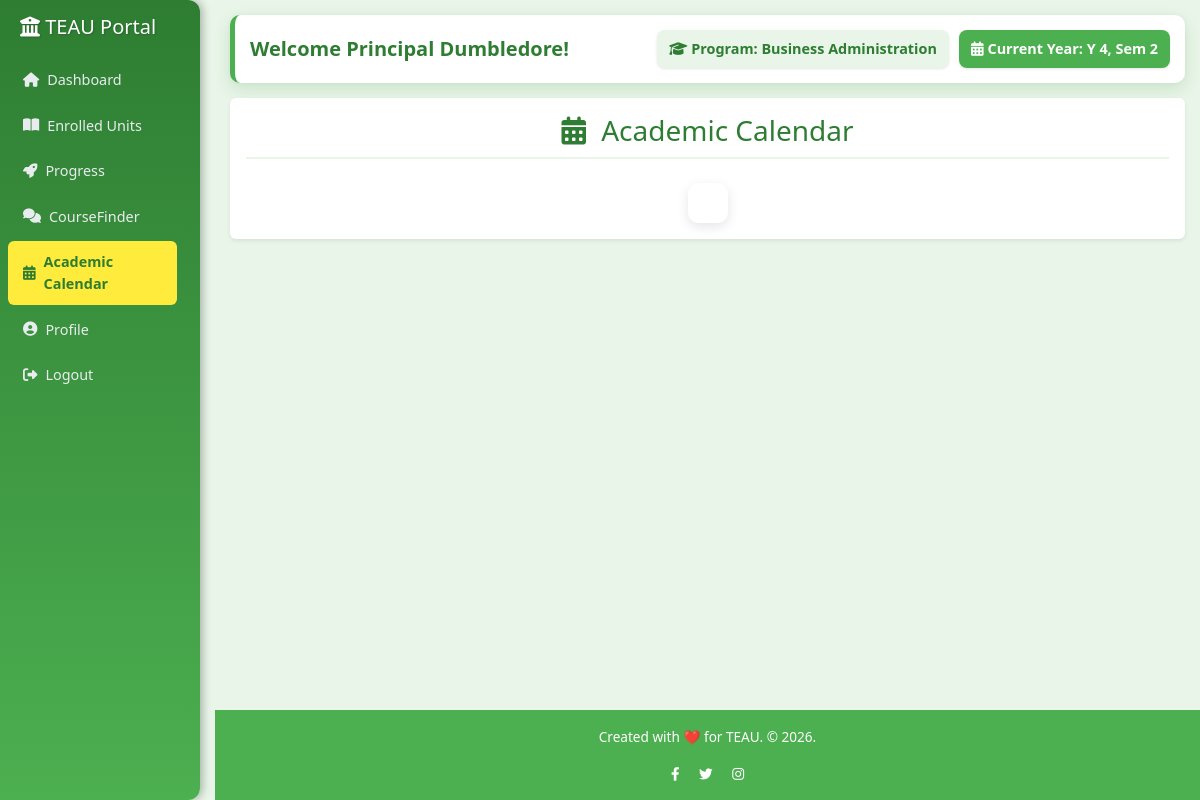
Screenshot of /academic_calendar.php (signed in) with the database file from the repository.
### tables this page shows
CREATE TABLE `user` (
  `id` int(11) NOT NULL,
  `fullName` varchar(255) NOT NULL,
  `email` varchar(255) NOT NULL,
  `program` varchar(255) DEFAULT NULL,
  `year` varchar(50) DEFAULT NULL,
  `semester` varchar(50) DEFAULT NULL,
  `password` varchar(255) NOT NULL,
  `userType` varchar(50) NOT NULL DEFAULT 'student',
  `reset_token` varchar(255) DEFAULT NULL,
  `token_expiry` datetime DEFAULT NULL
);

### academic_calendar.php (the view, shortened to what this page needs)
<?php
include "config.php";
function sanitize_input($data)
{
    $data = trim($data);
    $data = stripslashes($data);
    $data = htmlspecialchars($data);
    return $data;
}
$id = $_SESSION['id'];
$user = null;
if (isset($conn) && $conn->ping()) {
    $stmt = $conn->prepare("SELECT fullName, userType, program, year, semester FROM user WHERE id = ?");
    if (!$stmt) {
        error_log("Prepare failed: " . $conn->error);
    } else {
        $stmt->bind_param("i", $id);
        $stmt->execute();
        $result = $stmt->get_result();
        if ($result->num_rows > 0) {
            $user = $result->fetch_assoc();
        } else {
            error_log("No user found for ID: " . $id);
            session_destroy();
            header("Location: auth.php?error=user_not_found");
            exit();
        }
    }
} else {
    error_log("DB Connection Failed during user fetch.");
    $user = ['fullName' => 'Guest', 'userType' => 'Student', 'program' => 'N/A', 'year' => 0, 'semester' => 0];
}
$fullName = sanitize_input($user['fullName']);
$program = sanitize_input($user['program']);
$year = intval($user['year']);
$semester = intval($user['semester']);
$currentTerm = "Y $year, Sem $semester";
?>
<!DOCTYPE html>
<html lang="en">
<head>
    <link href="https://cdn.jsdelivr.net/npm/bootstrap@5.3.3/dist/css/bootstrap.min.css" rel="stylesheet">
    <link href="https://cdnjs.cloudflare.com/ajax/libs/font-awesome/6.4.0/css/all.min.css" rel="stylesheet">
    <link href='https://cdn.jsdelivr.net/npm/fullcalendar@6.1.10/main.min.css' rel='stylesheet' />
</head>
<body>
    <nav class="sidebar" id="sidebar">
        <h2><i class="fas fa-university"></i> TEAU Portal</h2>
        <ul>
            <li><a href="student_dashboard.php" class="mb-1"><i class="fas fa-home me-2"></i>Dashboard</a></li>
            <li><a href="MyUnits.php" class="mb-1"><i class="fas fa-book-open me-2"></i>Enrolled Units</a></li>
            <li><a href="Progress.php" class="mb-1"><i class="fas fa-rocket me-2"></i>Progress</a></li>
            <li><a href="studentCourseFinder.php" class="mb-1"><i class="fas fa-comments me-2"></i>CourseFinder</a></li>
            <li><a href="academic_calendar.php" class="active mb-1"><i class="fas fa-calendar-alt me-2"></i>Academic Calendar</a></li>
            <li><a href="profile.php" class="mb-1"><i class="fas fa-user-circle me-2"></i>Profile</a></li>
            <li><a href="logout.php" class="mb-1"><i class="fas fa-sign-out-alt me-2"></i>Logout</a></li>
        </ul>
    </nav>
    <main class="main">
        <div class="header">
            <div class="header-title-group">
                <span class="welcome-title">Welcome <?php echo htmlspecialchars($fullName); ?>!</span>
            </div>
            <div class="header-meta">
                <div class="status-badge">
                    <i class="fas fa-graduation-cap me-1"></i> Program: <?php echo htmlspecialchars($program); ?>
                </div>
                <div class="status-badge status-badge-term">
                    <i class="fas fa-calendar-alt me-1"></i> Current Year: <?php echo htmlspecialchars($currentTerm); ?>
                </div>
            </div>
        </div>
        <div class="row">
            <div class="col-12">
                <div class="card p-3 shadow-sm border-0">
                    <h3 class="mb-4 text-center page-title">
                        <i class="fas fa-calendar-alt me-2"></i> Academic Calendar
                    </h3>
                    <div id='calendar'></div>
                </div>
            </div>
        </div>
    </main>
    <footer class="footer mt-auto py-3">
        <div class="container text-center">
            <p>Created with ❤️ for TEAU. &copy; <?php echo date("Y"); ?>.</p>
            <div class="social-icons mt-2">
                <a href="#"><i class="fab fa-facebook-f mx-2"></i></a>
                <a href="#"><i class="fab fa-twitter mx-2"></i></a>
                <a href="#"><i class="fab fa-instagram mx-2"></i></a>
            </div>
        </div>
    </footer>
</body>
</html>

### academic_calendar.php (style rules this page uses)
:root { --teau-dark-green: #2E7D32; --teau-primary: #4CAF50; --teau-light-green: #E8F5E8; --teau-yellow: #FFEB3B; --sidebar-gap: 15px; --sidebar-width-base: 220px; }
* { margin: 0; padding: 0; box-sizing: border-box; }
body { font-family: 'Segoe UI', Roboto, 'Helvetica Neue', Arial, sans-serif; background-color: var(--teau-light-green); color: #333; display: flex; flex-direction: column; min-height: 100vh; font-size: 0.85rem; }
.status-badge { display: inline-flex; align-items: center; padding: 8px 12px; border-radius: 8px; background-color: var(--teau-light-green); color: var(--teau-dark-green); font-weight: 600; font-size: 0.9rem; box-shadow: 0 1px 3px rgba(0, 0, 0, 0.1); }
.status-badge-term { background-color: var(--teau-primary); color: white; }
.sidebar { width: var(--sidebar-width-base); background: linear-gradient(to bottom, var(--teau-dark-green), var(--teau-primary)); color: white; height: 100vh; padding: 15px 0; position: fixed; top: 0; left: 0; overflow-y: auto; z-index: 1000; transition: transform 0.3s ease-in-out; border-radius: 0 12px 12px 0; border-right: var(--sidebar-gap) solid transparent; box-shadow: 2px 0 10px rgba(0, 0, 0, 0.3); }
.sidebar h2 { text-align: left; margin-bottom: 20px; margin-left:20px; font-size: 1.25rem; color: #fff; text-shadow: 1px 1px 2px rgba(0, 0, 0, 0.2); }
.sidebar ul { list-style: none; padding: 0; }
.sidebar a { display: flex; align-items: center; padding: 10px 15px; color: #e9ecef; text-decoration: none; margin: 0 8px; font-size: 0.9rem; transition: all 0.3s ease; }
.sidebar a:hover, .sidebar a.active { background-color: var(--teau-yellow); color: var(--teau-dark-green); font-weight: 600; border-radius: 6px; }
.main { margin-left: calc(var(--sidebar-width-base) + var(--sidebar-gap)); padding: 15px; flex: 1; transition: margin-left 0.3s ease-in-out; min-width: 300px; }
.header { background: #ffffff; padding: 15px; border-radius: 10px; box-shadow: 0 6px 16px rgba(46, 125, 50, 0.15), 0 0 4px rgba(46, 125, 50, 0.05); margin-bottom: 15px; border-left: 5px solid var(--teau-primary); display: flex; align-items: center; justify-content: space-between; flex-wrap: wrap; }
.header-title-group { display: flex; align-items: center; }
.welcome-title { font-size: 1.25rem; font-weight: 600; color: var(--teau-dark-green); }
.header-meta { display: flex; gap: 10px; align-items: center; }
.page-title { color: var(--teau-dark-green); border-bottom: 2px solid var(--teau-light-green); padding-bottom: 10px; }
#calendar { max-width: 1100px; margin: 0 auto; padding: 20px; background: white; border-radius: 10px; box-shadow: 0 4px 12px rgba(0, 0, 0, 0.1); }
.footer { background-color: #4CAF50; color: #ffffff; border-top: 1px solid var(--teau-primary); margin-left: calc(var(--sidebar-width-base) + var(--sidebar-gap)); transition: margin-left 0.3s ease-in-out; }
.footer a { color: white; }
@media (min-width: 768px) and (max-width: 1200px) { .sidebar { width: 200px; border-right-width: var(--sidebar-gap); } }
@media (min-width: 768px) and (max-width: 1200px) { .main { margin-left: calc(200px + var(--sidebar-gap)); } }
@media (min-width: 768px) and (max-width: 1200px) { .footer { margin-left: calc(200px + var(--sidebar-gap)) !important; } }

### rows the page displays
user: fullName "Principal Dumbledore", program "Business Administration", currentTerm "Y 4, Sem 2"
